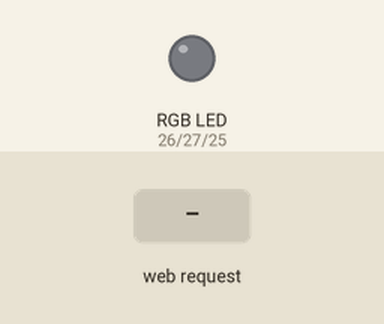
Recording of a sketch running on a simulated ESP32. Shown: an RGB LED mixed from three pins (HIGH = lit). Inputs (shaded band) come from the test bench. WiFi joins after 1.5 s; servers stay silent unless stated; what the sketch prints to the serial monitor is not drawn.

Above: at 2.7 s.
2.8 s: HTTP request GET /Red received
At 3.5 s:
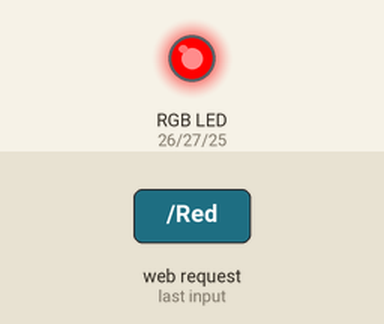
4.3 s: HTTP request GET /Green received
At 4.6 s:
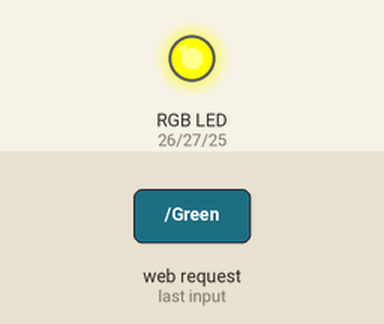
5.8 s: HTTP request GET /Blue received
At 6.9 s:
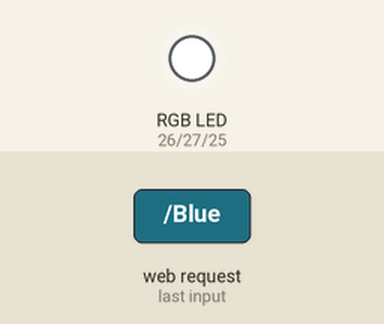
7.3 s: HTTP request GET /-r received
At 8.1 s:
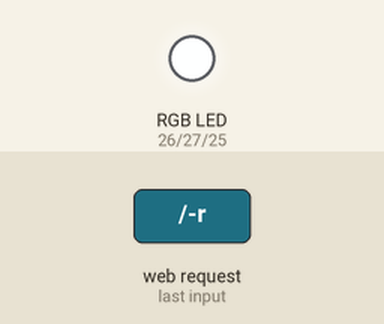
8.8 s: HTTP request GET /-g received
At 9.2 s:
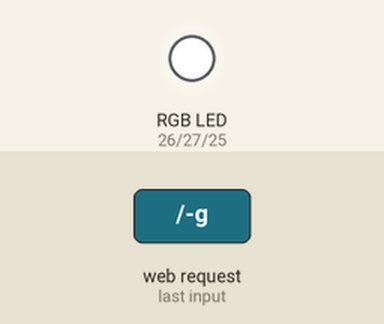
10.3 s: HTTP request GET /-b received
At 11.5 s:
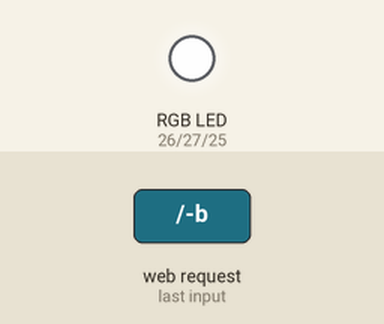
Timing chart, 0 to 12.8 s (numbered marks = the images above; inputs shaded):
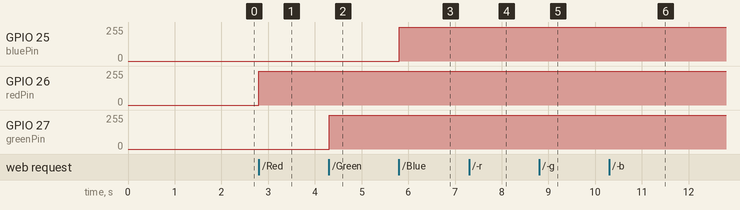

The sketch:

LedStrip_WebServer.ino
```cpp
// Load Wi-Fi library
#include <WiFi.h>
#include <analogWrite.h>

// Replace with your network credentials
const char* ssid     = "CardosoMorais";
const char* password = "joaninha123";

// Set web server port number to 80
WiFiServer server(80);

// Variable to store the HTTP request
String header;

// Assign output variables to GPIO pins
const int redPin = 26;
const int greenPin = 27;
const int bluePin = 25;

int greenValue = 0;
int redValue = 0;
int blueValue = 0;

String redValueString = String(redValue);
String greenValueString = String(greenValue);
String blueValueString = String(blueValue);

void setup() {
  Serial.begin(115200);

  // Connect to Wi-Fi network with SSID and password
  Serial.print("Connecting to ");
  Serial.println(ssid);
  WiFi.begin(ssid, password);
  while (WiFi.status() != WL_CONNECTED) {
    delay(500);
    Serial.print(".");
  }
  // Print local IP address and start web server
  Serial.println("");
  Serial.println("WiFi connected.");
  Serial.println("IP address: ");
  Serial.println(WiFi.localIP());
  server.begin();

  analogWriteResolution(8);
}

void loop(){
  WiFiClient client = server.available();   // Listen for incoming clients

  if (client) {                             // If a new client connects,
    Serial.println("New Client.");          // print a message out in the serial port
    String currentLine = "";                // make a String to hold incoming data from the client
    while (client.connected()) {            // loop while the client's connected
      if (client.available()) {             // if there's bytes to read from the client,
        char c = client.read();             // read a byte, then
        Serial.write(c);                    // print it out the serial monitor
        header += c;
        if (c == '\n') {                    // if the byte is a newline character
          // if the current line is blank, you got two newline characters in a row.
          // that's the end of the client HTTP request, so send a response:
          if (currentLine.length() == 0) {
            // HTTP headers always start with a response code (e.g. HTTP/1.1 200 OK)
            // and a content-type so the client knows what's coming, then a blank line:
            client.println("HTTP/1.1 200 OK");
            client.println("Content-type:text/html");
            client.println("Connection: close");
            client.println();

            if(header.indexOf("GET /-r") >=0 ) redValue -=1;
            else if(header.indexOf("GET /+r") >=0) redValue +=1;
            else if(header.indexOf("GET /+g") >=0) greenValue +=1;
            else if(header.indexOf("GET /-g") >=0) greenValue -=1;
            else if(header.indexOf("GET /+b") >=0)  blueValue +=1;
            else if(header.indexOf("GET /-b") >=0) blueValue -=1;
            else if(header.indexOf("GET /Red") >=0) if(redValue == 0) redValue = 254; else redValue = 0;
            else if(header.indexOf("GET /Green") >=0) if(greenValue == 0) greenValue = 254; else greenValue = 0;
            else if(header.indexOf("GET /Blue") >=0) {if(blueValue == 0) blueValue = 254; else blueValue = 0;}


            analogWrite(redPin,redValue);
            analogWrite(bluePin,blueValue);
            analogWrite(greenPin,greenValue);

            redValueString = String(redValue);
            greenValueString = String(greenValue);
            blueValueString = String(blueValue);

            // Display the HTML web page
            client.println("<!DOCTYPE html><html>");
            client.println("<head><meta name=\"viewport\" content=\"width=device-width, initial-scale=1\">");
            client.println("<link rel=\"icon\" href=\"data:,\">");
            // CSS to style the on/off buttons
            client.println("<link rel=\"stylesheet\" href=\"https://maxcdn.bootstrapcdn.com/bootstrap/3.4.0/css/bootstrap.min.css\">");

            client.println("</head>");

            // Web Page Heading

            client.println("<center>");
            client.println("<body><h1>ESP32 RGB Web Server</h1>");
            client.println("<br>");

            client.println("<a href = \" /+r \" ");
            if(redValue == 254)
            client.println("<button type=\"button\" class=\"btn btn-primary btn-md disabled\">+</button>");
            else
            client.println("<button type=\"button\" class=\"btn btn-primary btn-md\">+</button>");
            client.println("</a>");

            client.println("<a href = \" /Red\" ");
            client.println("<button type=\"button\" class=\"btn btn-primary btn-md\">RED(" + redValueString + ")</button>");
            client.println("</a>");

            client.println("<a href = \" /-r \" ");
            if(redValue == 0)
            client.println("<button type=\"button\" class=\"btn btn-primary btn-md disabled\">-</button>");
            else
            client.println("<button type=\"button\" class=\"btn btn-primary btn-md\">-</button>");
            client.println("</a>");

            client.println("<br>");
            client.println("<br>");

            client.println("<a href = \" /+g \" ");
            if(greenValue == 254)
            client.println("<button type=\"button\" class=\"btn btn-primary btn-md disabled\">+</button>");
            else
            client.println("<button type=\"button\" class=\"btn btn-primary btn-md\">+</button>");
            client.println("</a>");

            client.println("<a href = \" /Green \" ");
            client.println("<button type=\"button\" class=\"btn btn-primary btn-md\">GREEN(" + greenValueString + ")</button>");
            client.println("</a>");

            client.println("<a href = \" /-g \" ");
            if(greenValue == 0)
            client.println("<button type=\"button\" class=\"btn btn-primary btn-md disabled\">-</button>");
            else
            client.println("<button type=\"button\" class=\"btn btn-primary btn-md\">-</button>");
            client.println("</a>");

            client.println("<br>");
            client.println("<br>");

            client.println("<a href = \" /+b \" ");
            if(blueValue == 254)
            client.println("<button type=\"button\" class=\"btn btn-primary btn-md disabled\">+</button>");
            else
            client.println("<button type=\"button\" class=\"btn btn-primary btn-md\">+</button>");
            client.println("</a>");

            client.println("<a href = \" /Blue \" ");
            client.println("<button type=\"button\" class=\"btn btn-primary btn-md\">BLUE(" + blueValueString + ")</button>");
            client.println("</a>");

            client.println("<a href = \" /-b \" ");
            if(blueValue == 0)
            client.println("<button type=\"button\" class=\"btn btn-primary btn-md disabled\">-</button>");
            else
            client.println("<button type=\"button\" class=\"btn btn-primary btn-md\">-</button>");
            client.println("</a>");

            client.println("<center>");
            client.println("</body></html>");


            // The HTTP response ends with another blank line
            client.println();
            // Break out of the while loop
            break;
          } else { // if you got a newline, then clear currentLine
            currentLine = "";
          }
        } else if (c != '\r') {  // if you got anything else but a carriage return character,
          currentLine += c;      // add it to the end of the currentLine
        }
      }
    }
    // Clear the header variable
    header = "";
    // Close the connection
    client.stop();
    Serial.println("Client disconnected.");
    Serial.println("");
  }
}
```

Measured:
- after the input at 2.8 s, GPIO 26 (redPin): 0/255 → 254/255 at once
- after the input at 4.3 s, GPIO 27 (greenPin): 0/255 → 254/255 at once
- after the input at 5.8 s, GPIO 25 (bluePin): 0/255 → 254/255 at once
- after the input at 7.3 s, GPIO 26 (redPin): 254/255 → 253/255 at once
- after the input at 8.8 s, GPIO 27 (greenPin): 254/255 → 253/255 at once
- after the input at 10.3 s, GPIO 25 (bluePin): 254/255 → 253/255 at once
